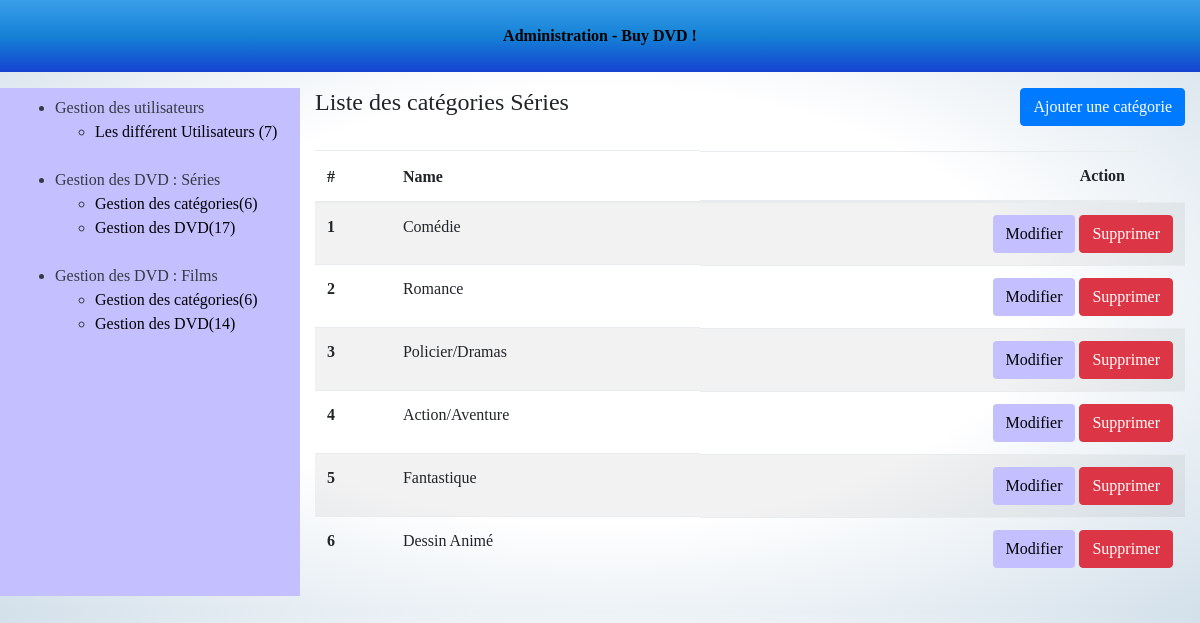
The page /admin/categoryserie-list.php (signed in) on the database its author committed.
### tables this page shows
CREATE TABLE `categoryserie` (
  `id` int(11) NOT NULL,
  `name` varchar(255) NOT NULL,
  `image` varchar(255) DEFAULT NULL
);

### admin/categoryserie-list.php (the view, shortened to what this page needs)
<?php
require_once '../tools/_db.php';
$query = $db->query('SELECT * FROM categoryserie');
$categoriesserie = $query->fetchall();
?>
<!DOCTYPE html>
<html>
	<head>
		<?php require 'partials/head_assets.php'; ?>
	</head>
	<body class="index-body">
		<div class="container-fluid">
			<?php require 'partials/header.php'; ?>
			<div class="row my-3 index-content">
				<?php require 'partials/nav.php'; ?>
				<section class="col-9">
					<header class="pb-4 d-flex justify-content-between">
						<h4>Liste des catégories Séries</h4>
						<a class="btn btn-primary" href="categoryserie-form.php">Ajouter une catégorie</a>
					</header>
					<table class="table table-striped">
						<thead>
							<tr>
								<th>#</th>
								<th>Name</th>
								<th class="d-flex justify-content-end mr-5">Action</th>
							</tr>
						</thead>
						<tbody>
							<?php if($categoriesserie): ?>
							<?php foreach($categoriesserie as $category): ?>
							<tr>
								<th><?php echo htmlentities($category['id']); ?></th>
								<td><?php echo htmlentities($category['name']); ?></td>
								<td class="d-flex justify-content-end">
									<a href="categoryserie-form.php?categoryserie_id=<?php echo $category['id']; ?>&action=edit" class="btn button mr-1">Modifier</a>
									<a onclick="return confirm('Are you sure?')" href="categoryserie-list.php?categoryserie_id=<?php echo $category['id']; ?>&action=delete" class="btn btn-danger">Supprimer</a>
								</td>
							</tr>
							<?php endforeach; ?>
							<?php else: ?>
								Aucune catégorie enregistré.
							<?php endif; ?>
						</tbody>
					</table>
				</section>
			</div>
		</div>
	</body>
</html>

### css/moovieseriestv.css (style rules this page uses)
body { margin: 0; padding: 0; font-family: 'Bodoni 72', cursive; background-image: radial-gradient(white, white, #D3E0EA); }
.button, .buttontwo, .buttonThree { background-color:#C4BFFF; }
a { color: black; }

### rows shown on the page
categoryserie: id "1", name "Comédie"
categoryserie: id "2", name "Romance"
categoryserie: id "3", name "Policier/Dramas"
categoryserie: id "4", name "Action/Aventure"
categoryserie: id "5", name "Fantastique"
categoryserie: id "6", name "Dessin Animé"

### other values the page prints
$nbUsers "7"
$nbCategoriesSerie "6"
$nbDvdSeries "17"
$nbCategoriesFilm "6"
$nbDvdFilm "14"
